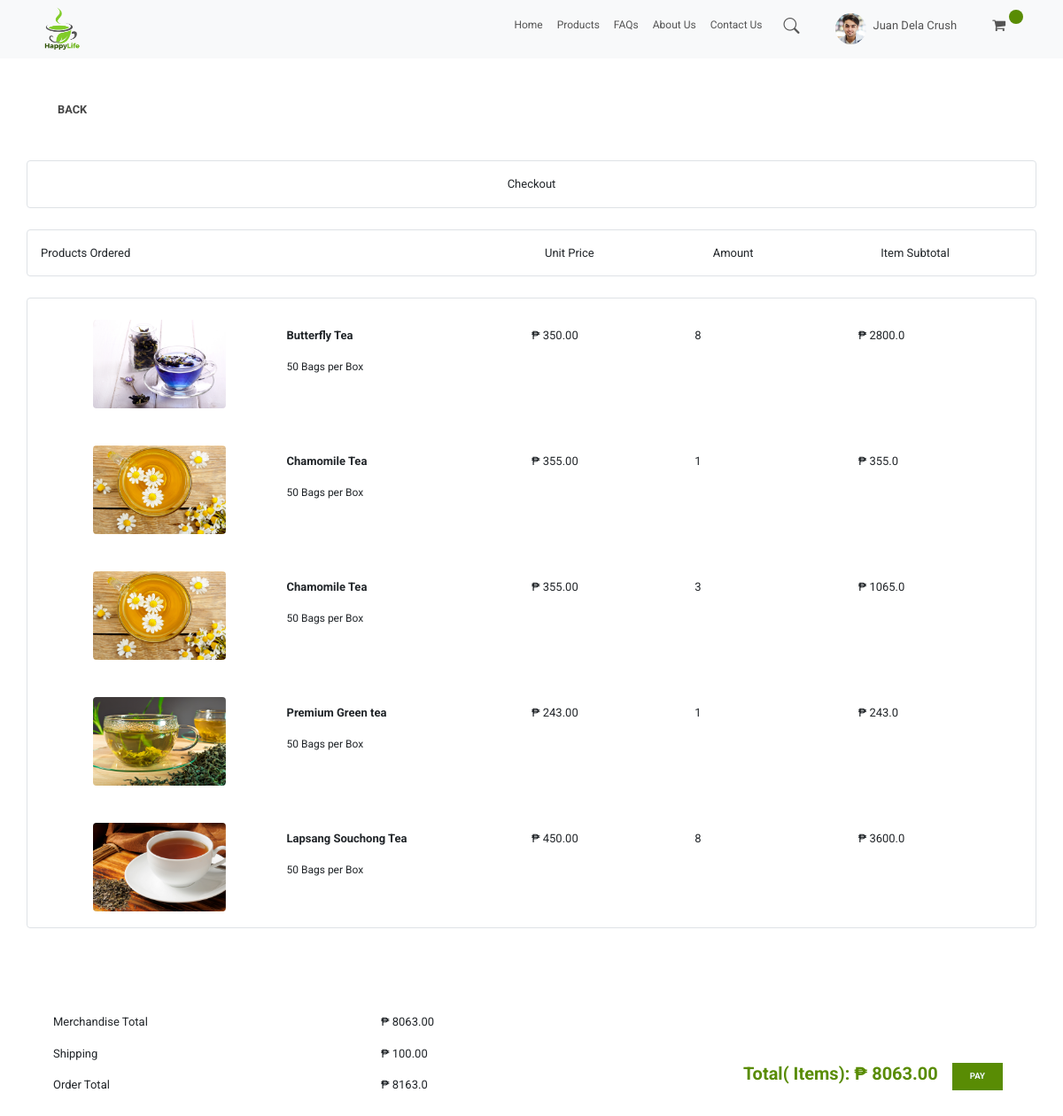
Page /user_checkout/ (signed in) on the earlier database version.
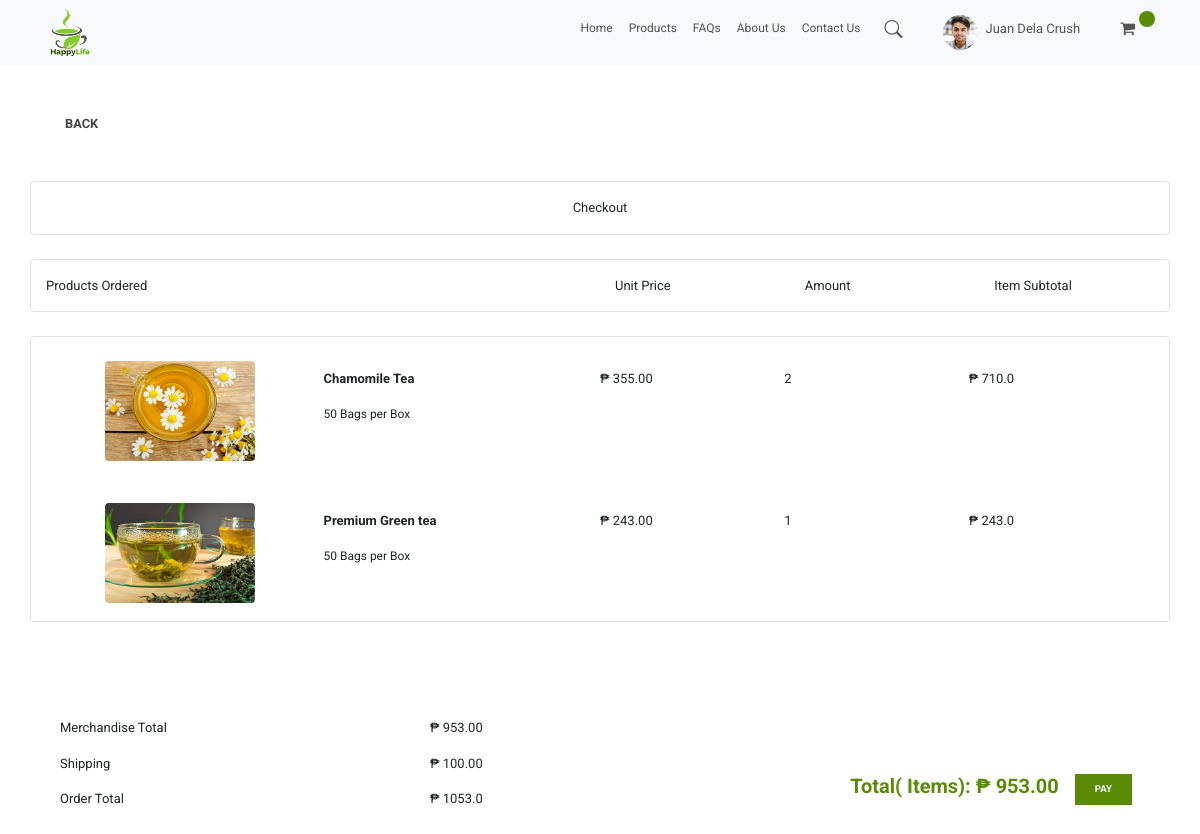
Same page on the later database version.
### store/models.py (models this page shows, shortened)
class OrderItem(models.Model):
    product = models.ForeignKey(Product, on_delete=models.SET_NULL, null=True, blank=True)
    order = models.ForeignKey(Order, on_delete=models.SET_NULL, null=True, blank=True)
    quantity = models.IntegerField(default=0, null=True, blank=True)
    date_added = models.DateTimeField(auto_now_add=True)
    @property
    def get_total(self):
        total = self.product.price * self.quantity
        return total

class Product(models.Model):
    name = models.CharField(max_length=200)
    price = models.FloatField()
    details = models.CharField(max_length=500, null=True, blank=True)
    benefits = models.CharField(max_length=500, null=True, blank=True)
    image = models.ImageField(null=True, blank=True)
    @property
    def imageURL(self):
        try:
            url = self.image.url
        except:
            url = ''
        return url

class Order(models.Model):
    customer = models.ForeignKey(Customer, on_delete=models.SET_NULL, null=True, blank=True)
    date_ordered = models.DateTimeField(auto_now_add=True)
    complete = models.BooleanField(default=False, null=True, blank=False)
    transaction_id = models.CharField(max_length=100, null=True)
    @property
    def get_cart_total(self):
        orderitems = self.orderitem_set.all()
        total = sum([item.get_total for item in orderitems])
        return total
    @property
    def shipping_fee(self):
        shipping = self.get_cart_total + 100
        return shipping

### store/views.py (the view)
# urls.py: path('user_checkout/', views.user_checkout, name="user_checkout"),
def user_checkout(request):
    if request.user.is_authenticated:
        customer = request.user.customer
        order, created = Order.objects.get_or_create(customer=customer, complete=False)
        items = order.orderitem_set.all()
    else:
        items = []
        order = {'get_cart_total': 0, 'get_cart_items': 0}
    context = {'items': items, 'order': order}
    return render(request, 'user/checkout.html', context)

### store/templates/user/checkout.html
{% extends 'user/home.html' %}
{% load static %}
{% block content %}
    <section id="signin-form" >
        <div class="container">
            <a href="{% url 'user_cart' %}"><button class="back-btn py-5">Back</button></a>
            <div class="row border rounded pt-3">
                <p class="col-lg-12 d-flex justify-content-center" >Checkout</p>
            </div>
            <br>
            <div class="row border rounded pt-3">
                <div class="col-lg-6">
                    <p>Products Ordered</p>
                </div>
                <div class="col-lg-2">
                    <p>Unit Price</p>
                </div>
                <div class="col-lg-2">
                    <p>Amount</p>
                </div>
                <div class="col-lg-2">
                    <p>Item Subtotal</p>
                </div>
            </div>
            <br>
            <div class="row border rounded">
            {% for item in items %}
            <div class="row p-3">
                <div class="col-lg-6">
                    <div class="row">
                        <div class="col-lg-6">
                            <div class="form-check pt-2">
                                <img id="cart-image" class="rounded mx-auto d-block" src="{{item.product.imageURL}}">
                            </div>
                        </div>
                        <div class="col-lg-6 col-md-4 py-3">
                              <p><strong>{{item.product.name}}</strong></p>
                              <p style="font-size:12px;, margin:0;, padding: 0;">50 Bags per Box</p>
                        </div>
                    </div>
                </div>
                <div class="col-lg-2 pt-3">
                    <p>₱ {{item.product.price|floatformat:2}}</p>
                </div>
                <div class="col-lg-2 pt-3">
                    <p>{{ item.quantity }}</p>
                </div>
                <div class="col-lg-2 pt-3">
                    <p>₱ {{ item.get_total }}</p>
                </div>
                </div>
                {% endfor %}
            </div>
            <br><br>
            <div class="container py-5">
                <div class="row">
                    <div class="col-lg-4">
                        <p>Merchandise Total</p>
                        <p>Shipping</p>
                        <p>Order Total</p>
                    </div>
                     <div class="col-lg-4">
                        <p>₱ {{order.get_cart_total|floatformat:2}}</p>
                        <p>₱ 100.00</p>
                        <p>₱ {{order.shipping_fee}}</p>
                    </div>
                    <div class="col-lg-4">
                         <div class="d-flex justify-content-end pt-5">
                            <div class="p-2 bd-highlight">
                                <h2 style="font-size: 20px">Total( {{order.get_cart_item}} Items):
                                                 ₱ {{order.get_cart_total|floatformat:2}}</h2>
                            </div>
                            <div class="p-2 bd-highlight">
                                <a href="#"><button  class="btn-add-to-cart">Pay</button></a>
                            </div>
                        </div>
                </div>
                </div>
            </div>
        </div>
    </section>
{% endblock content %}

Differences in the rows shown:
removed OrderItem: product.imageURL (picture), product.name "Butterfly Tea", product.price "350.00", quantity "8", get_total "2800.0"
removed OrderItem: product.imageURL (picture), product.name "Chamomile Tea", product.price "355.00", quantity "1", get_total "355.0"
removed OrderItem: product.imageURL (picture), product.name "Chamomile Tea", product.price "355.00", quantity "3", get_total "1065.0"
removed OrderItem: product.imageURL (picture), product.name "Lapsang Souchong Tea", product.price "450.00", quantity "8", get_total "3600.0"
removed Order: get_cart_total "8063.00", shipping_fee "8163.0"
added OrderItem: product.imageURL (picture), product.name "Chamomile Tea", product.price "355.00", quantity "2", get_total "710.0"
added Order: get_cart_total "953.00", shipping_fee "1053.0"
